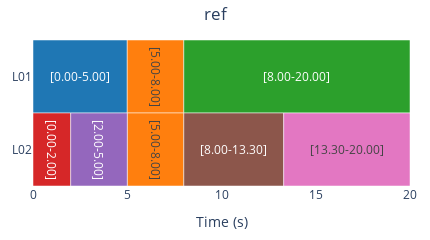

Here is the notebook cell this chart was saved with:
### Code cell
# Get a couple fake reference and estimates going
ref_coarse = bnl.S.from_bs([0, 5, 8, 20])
ref_fine = bnl.S.from_bs([0, 2, 5, 8, 13.3, 20])
ref = bnl.MS([ref_coarse, ref_fine], name='ref').prune_layers()

fig = ref.plot()
fig.update_layout(width=430)
fig.show()
bds, meet_mat = ref.meet()
plt.pcolormesh(bds, bds, meet_mat, cmap='inferno')
plt.gca().set_aspect('equal')
plt.colorbar();

### Figure 1 — Plotly figure (JSON) as saved in the notebook; plotly's stock layout.template omitted (floating-point values rounded to 4 significant figures)
{"data": [{"base": [0], "customdata": ["<b>[0.00-5.00]</b><br>Layer: L01<br>Start: 0.000s<br>End: 5.000s<br>Duration: 5.000s"], "hovertemplate": "%{customdata}<extra></extra>", "insidetextanchor": "middle", "marker": {"color": "#1F77B4", "line": {"color": "white", "width": 0.5}, "pattern": {"fgcolor": "white", "fgopacity": 0.5, "shape": "", "solidity": 0.25}}, "name": "[0.00-5.00]", "orientation": "h", "showlegend": true, "text": ["[0.00-5.00]"], "textposition": "inside", "type": "bar", "width": 1, "x": [5], "y": ["L01"]}, {"base": [5, 5], "customdata": ["<b>[5.00-8.00]</b><br>Layer: L01<br>Start: 5.000s<br>End: 8.000s<br>Duration: 3.000s", "<b>[5.00-8.00]</b><br>Layer: L02<br>Start: 5.000s<br>End: 8.000s<br>Duration: 3.000s"], "hovertemplate": "%{customdata}<extra></extra>", "insidetextanchor": "middle", "marker": {"color": "#FF7F0E", "line": {"color": "white", "width": 0.5}, "pattern": {"fgcolor": "white", "fgopacity": 0.5, "shape": "", "solidity": 0.25}}, "name": "[5.00-8.00]", "orientation": "h", "showlegend": true, "text": ["[5.00-8.00]", "[5.00-8.00]"], "textposition": "inside", "type": "bar", "width": 1, "x": [3, 3], "y": ["L01", "L02"]}, {"base": [8], "customdata": ["<b>[8.00-20.00]</b><br>Layer: L01<br>Start: 8.000s<br>End: 20.000s<br>Duration: 12.000s"], "hovertemplate": "%{customdata}<extra></extra>", "insidetextanchor": "middle", "marker": {"color": "#2CA02C", "line": {"color": "white", "width": 0.5}, "pattern": {"fgcolor": "white", "fgopacity": 0.5, "shape": "", "solidity": 0.25}}, "name": "[8.00-20.00]", "orientation": "h", "showlegend": true, "text": ["[8.00-20.00]"], "textposition": "inside", "type": "bar", "width": 1, "x": [12], "y": ["L01"]}, {"base": [0], "customdata": ["<b>[0.00-2.00]</b><br>Layer: L02<br>Start: 0.000s<br>End: 2.000s<br>Duration: 2.000s"], "hovertemplate": "%{customdata}<extra></extra>", "insidetextanchor": "middle", "marker": {"color": "#D62728", "line": {"color": "white", "width": 0.5}, "pattern": {"fgcolor": "white", "fgopacity": 0.5, "shape": "", "solidity": 0.25}}, "name": "[0.00-2.00]", "orientation": "h", "showlegend": true, "text": ["[0.00-2.00]"], "textposition": "inside", "type": "bar", "width": 1, "x": [2], "y": ["L02"]}, {"base": [2], "customdata": ["<b>[2.00-5.00]</b><br>Layer: L02<br>Start: 2.000s<br>End: 5.000s<br>Duration: 3.000s"], "hovertemplate": "%{customdata}<extra></extra>", "insidetextanchor": "middle", "marker": {"color": "#9467BD", "line": {"color": "white", "width": 0.5}, "pattern": {"fgcolor": "white", "fgopacity": 0.5, "shape": "", "solidity": 0.25}}, "name": "[2.00-5.00]", "orientation": "h", "showlegend": true, "text": ["[2.00-5.00]"], "textposition": "inside", "type": "bar", "width": 1, "x": [3], "y": ["L02"]}, {"base": [8], "customdata": ["<b>[8.00-13.30]</b><br>Layer: L02<br>Start: 8.000s<br>End: 13.300s<br>Duration: 5.300s"], "hovertemplate": "%{customdata}<extra></extra>", "insidetextanchor": "middle", "marker": {"color": "#8C564B", "line": {"color": "white", "width": 0.5}, "pattern": {"fgcolor": "white", "fgopacity": 0.5, "shape": "", "solidity": 0.25}}, "name": "[8.00-13.30]", "orientation": "h", "showlegend": true, "text": ["[8.00-13.30]"], "textposition": "inside", "type": "bar", "width": 1, "x": [5.3], "y": ["L02"]}, {"base": [13.3], "customdata": ["<b>[13.30-20.00]</b><br>Layer: L02<br>Start: 13.300s<br>End: 20.000s<br>Duration: 6.700s"], "hovertemplate": "%{customdata}<extra></extra>", "insidetextanchor": "middle", "marker": {"color": "#E377C2", "line": {"color": "white", "width": 0.5}, "pattern": {"fgcolor": "white", "fgopacity": 0.5, "shape": "", "solidity": 0.25}}, "name": "[13.30-20.00]", "orientation": "h", "showlegend": true, "text": ["[13.30-20.00]"], "textposition": "inside", "type": "bar", "width": 1, "x": [6.7], "y": ["L02"]}], "layout": {"barmode": "overlay", "height": 120, "margin": {"b": 20, "l": 20, "r": 20, "t": 40}, "showlegend": false, "title": {"text": "ref", "x": 0.5}, "width": 430, "xaxis": {"range": [0, 20], "title": {"text": "Time (s)"}}, "yaxis": {"categoryarray": ["L02", "L01"], "categoryorder": "array", "title": {}}}}
